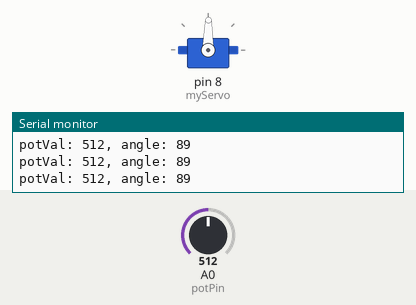
Recording of a sketch running on a simulated Arduino Uno, built with avr-gcc and run on an emulated ATmega328P. On the bench: servo, the last lines printed to the serial monitor. The test bench sets the inputs (shaded band); at power-on: A0 (potPin) = 512.

Above: at 1.2 s.
1.3 s: A0 (potPin) set to 564
At 2.1 s:
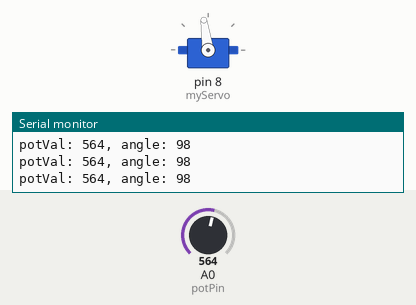
4.3 s: A0 (potPin) set to 583
At 5.5 s:
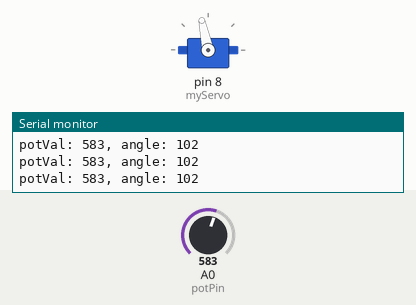
5.8 s: A0 (potPin) set to 306
At 6.9 s:
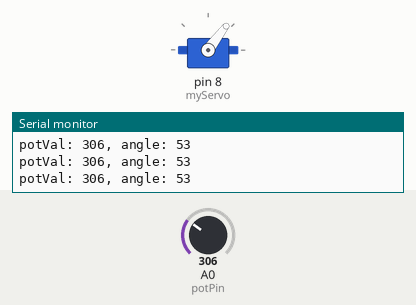
7.3 s: A0 (potPin) set to 716
At 8.0 s:
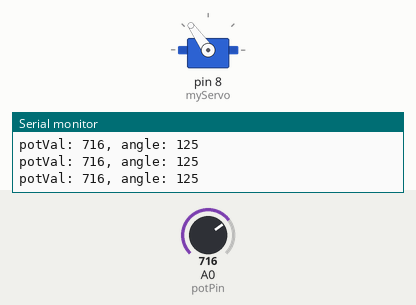
8.8 s: A0 (potPin) set to 0
At 9.5 s:
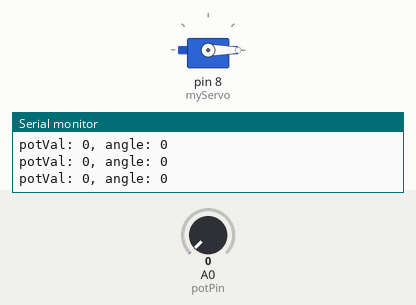
10.3 s: A0 (potPin) set to 8
At 10.9 s:
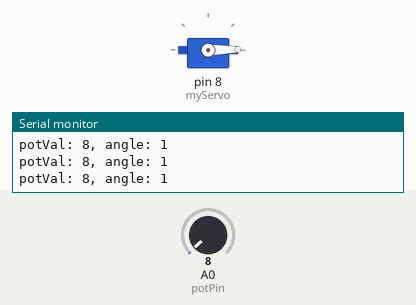
13.3 s: A0 (potPin) set to 11
Timing chart, 0 to 16.3 s (numbered marks = the images above; inputs shaded):
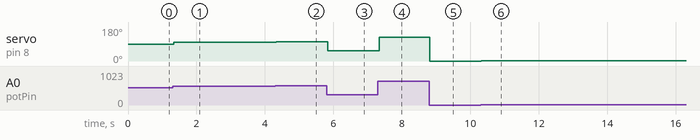

Measured:
- after the input at 1.3 s, servo on pin 8 (myServo): 89° → 98° at once
- after the input at 4.3 s, servo on pin 8 (myServo): 98° → 102° at once
- after the input at 5.8 s, servo on pin 8 (myServo): 102° → 53° at once
- after the input at 7.3 s, servo on pin 8 (myServo): 53° → 125° at once
- after the input at 8.8 s, servo on pin 8 (myServo): 125° → 0° at once
- after the input at 10.3 s, servo on pin 8 (myServo): 0° → 1° at once

The sketch:

project5.ino
```cpp
//Project 5
//Mood Cue

//imports Servo library
#include <Servo.h>

//intiate variables
Servo myServo;
int const potPin = A0;
int potVal;
int angle;

//setup function runs once
void setup() {
  myServo.attach(8); //Servo pin is attached to 8
  Serial.begin (9600); //Begin serial output
}

void loop(){

  potVal = analogRead(potPin); //read servo values and then stores it in potVal

  Serial.print("potVal: ");
  Serial.print(potVal);

  angle = map(potVal, 0, 1023, 0, 179); //map function changes values between 0-1023 to between 0-179

  Serial.print(", angle: ");
  Serial.println(angle);

  myServo.write(angle); //moves the servo
  delay(15);
}
```
